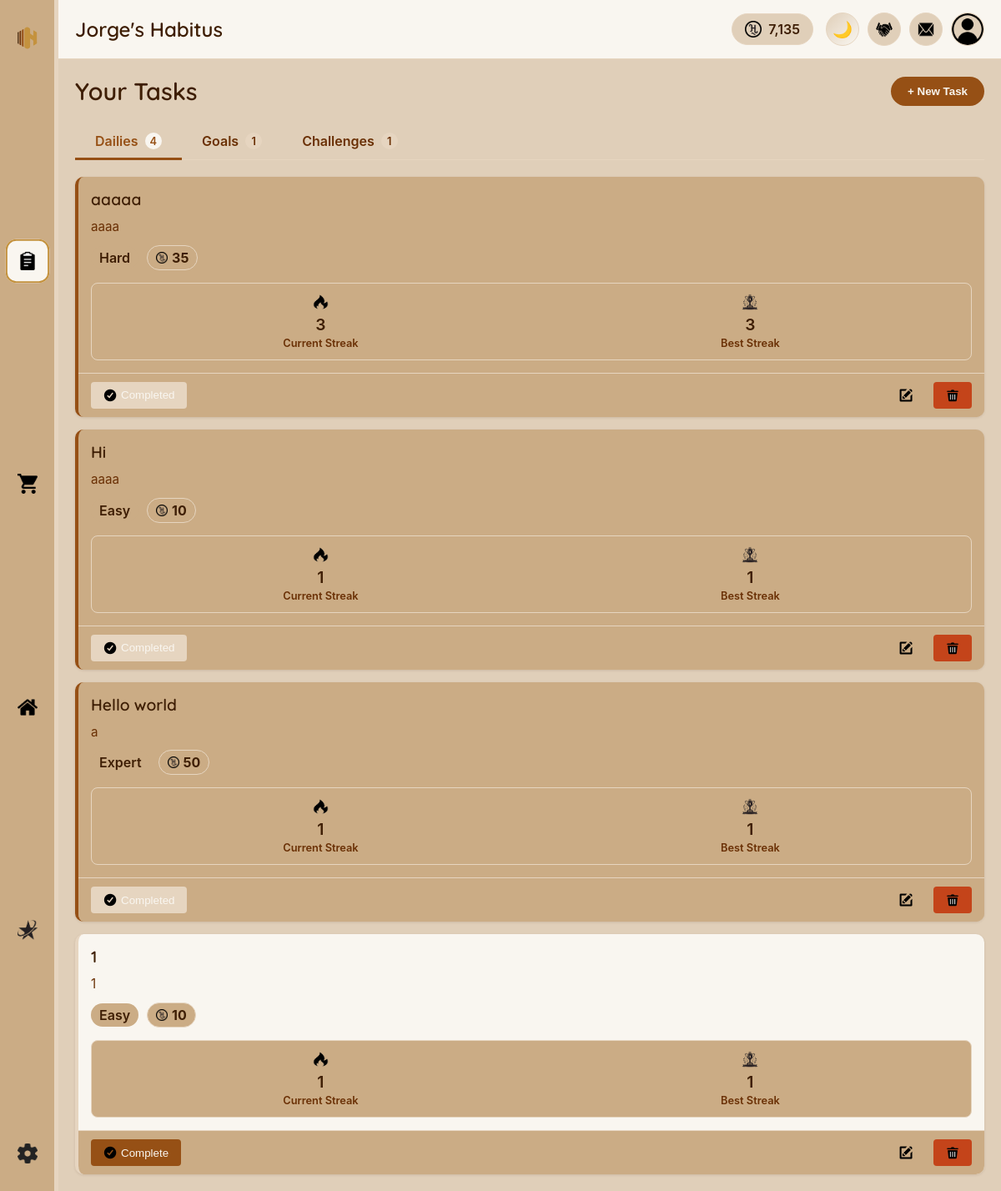
/pages/tasks.php (signed in), run on the app's committed database.
### tables this page shows
CREATE TABLE `users` (
  `id` int(11) NOT NULL,
  `username` varchar(50) NOT NULL,
  `email` varchar(100) NOT NULL,
  `password` varchar(255) NOT NULL,
  `hcoin` int(11) DEFAULT 0,
  `subscription_type` enum('free','adfree','premium') DEFAULT 'free',
  `subscription_expires` datetime DEFAULT NULL,
  `theme` varchar(20) DEFAULT 'light',
  `language` varchar(10) DEFAULT 'en',
  `created_at` timestamp NULL DEFAULT current_timestamp(),
  `last_login` timestamp NULL DEFAULT NULL,
  `stripe_customer_id` varchar(255) DEFAULT NULL,
  `stripe_subscription_id` varchar(255) DEFAULT NULL,
  `last_payment_intent` varchar(255) DEFAULT NULL,
  `payment_method_id` varchar(255) DEFAULT NULL,
  `payment_failures` int(11) DEFAULT 0,
  `last_payment_failure` datetime DEFAULT NULL,
  `subscription_created_at` timestamp NULL DEFAULT NULL COMMENT 'When subscription was first created',
  `subscription_updated_at` timestamp NULL DEFAULT NULL ON UPDATE current_timestamp() COMMENT 'Last subscription update',
  `profile_picture` varchar(255) DEFAULT 'images/icons/profile-icon.webp',
  `preferred_language` varchar(5) DEFAULT 'en',
  `timezone` varchar(50) DEFAULT 'UTC',
  `auto_translation` tinyint(1) DEFAULT 1,
  `translation_quality` varchar(20) DEFAULT 'standard',
  `high_quality_translation` tinyint(1) DEFAULT 0,
  `email_notifications` tinyint(1) DEFAULT 1,
  `task_reminders` tinyint(1) DEFAULT 1,
  `theme_preference` varchar(20) DEFAULT 'auto'
);

CREATE TABLE `dailies` (
  `id` int(11) NOT NULL,
  `task_id` int(11) NOT NULL,
  `current_streak` int(11) DEFAULT 0,
  `highest_streak` int(11) DEFAULT 0,
  `reset_time` time DEFAULT '00:00:00',
  `last_completed` date DEFAULT NULL
);

CREATE TABLE `tasks` (
  `id` int(11) NOT NULL,
  `user_id` int(11) NOT NULL,
  `type_id` int(11) NOT NULL,
  `title` varchar(100) NOT NULL,
  `description` text DEFAULT NULL,
  `difficulty` enum('easy','medium','hard','expert') DEFAULT 'medium',
  `duration` int(11) DEFAULT NULL,
  `hcoin_reward` int(11) NOT NULL,
  `is_custom` tinyint(1) DEFAULT 0,
  `created_at` timestamp NULL DEFAULT current_timestamp()
);

### php/include/functions.php (called while the page is built, shortened)
<?php
function getUserData($userId) {
    global $conn;
    $sql = "SELECT * FROM users WHERE id = ?";
    $stmt = $conn->prepare($sql);
    $stmt->execute([$userId]);
    if ($stmt->rowCount() > 0) {
        $userData = $stmt->fetch();
        return $userData;
    }
    return [];
}
function getUserDailies($userId) {
    global $conn;
    $sql = "SELECT t.id, t.title, t.description, t.hcoin_reward, t.difficulty, d.current_streak,
            d.highest_streak, d.reset_time, d.last_completed,
            IF(d.last_completed = CURDATE(), 1, 0) as completed
            FROM tasks t
            JOIN dailies d ON t.id = d.task_id
            WHERE t.user_id = ? AND t.type_id = (SELECT id FROM task_types WHERE name = 'Daily')
            ORDER BY d.reset_time, t.title";
    $stmt = $conn->prepare($sql);
    $stmt->execute([$userId]);
    $dailies = [];
    while ($row = $stmt->fetch()) {
        $dailies[] = $row;
    }
    return $dailies;
}
function getUserGoals($userId) {
    global $conn;
    $sql = "SELECT t.id, t.title, t.description, t.hcoin_reward, t.difficulty,
            g.deadline, g.use_subtasks,
            CASE
                WHEN g.use_subtasks = 1 AND EXISTS (
                    SELECT 1 FROM subtasks WHERE parent_task_id = t.id
                ) THEN (
                    -- For tasks with subtasks, check if ALL subtasks are completed
                    SELECT COUNT(*) = COUNT(CASE WHEN is_completed = 1 THEN 1 END)
                    FROM subtasks WHERE parent_task_id = t.id
                )
                WHEN g.progress = g.total_steps THEN 1
                ELSE 0
            END as completed
            FROM tasks t
            JOIN goals g ON t.id = g.task_id
            WHERE t.user_id = ? AND t.type_id = (SELECT id FROM task_types WHERE name = 'Goal')
            ORDER BY g.deadline, t.title";
    $stmt = $conn->prepare($sql);
    $stmt->execute([$userId]);
    $goals = [];
    while ($row = $stmt->fetch()) {
        $goals[] = $row;
    }
    return $goals;
}
function getUserChallenges($userId) {
    global $conn;
    $sql = "SELECT t.id, t.title, t.description, t.hcoin_reward, t.difficulty,
            c.start_date, c.end_date, c.is_completed as completed, c.use_subtasks
            FROM tasks t
            JOIN challenges c ON t.id = c.task_id
            WHERE t.user_id = ? AND t.type_id = (SELECT id FROM task_types WHERE name = 'Challenge')
            AND c.end_date >= CURDATE()
            ORDER BY c.end_date, t.title";
    $stmt = $conn->prepare($sql);
    $stmt->execute([$userId]);
    $challenges = [];
    while ($row = $stmt->fetch()) {
        $challenges[] = $row;
    }
    return $challenges;
}

### pages/tasks.php (the view, shortened to what this page needs)
<?php
require_once '../php/include/db_connect.php';
require_once '../php/include/functions.php';
$userData = getUserData($_SESSION['user_id']);
$userHCoins = $userData['hcoin'];
$userHabitusName = $userData['username'] . "'s Habitus";
$currentLanguage = $userData['language'] ?? 'en';
$currentTheme = $userData['theme'] ?? 'light';
$activeTab = isset($_GET['tab']) ? $_GET['tab'] : 'dailies';
$dailies = getUserDailies($_SESSION['user_id']);
$goals = getUserGoals($_SESSION['user_id']);
$challenges = getUserChallenges($_SESSION['user_id']);
?>
<!DOCTYPE html>
<html lang="<?php echo $currentLanguage; ?>" data-theme="<?php echo $currentTheme; ?>">
<head>
    <link rel="stylesheet" href="../css/themes/<?php echo $currentTheme; ?>.css" id="theme-stylesheet">
    <link rel="stylesheet" href="../css/main.css">
    <link rel="stylesheet" href="../css/components/sidebar.css">
    <link rel="stylesheet" href="../css/components/header.css">
    <link rel="stylesheet" href="../css/components/scrollbar.css">
    <link rel="stylesheet" href="../css/pages/tasks.css">
</head>
<body class="theme-<?php echo $currentTheme; ?>">
    <div class="main-container">
        <?php include '../php/include/sidebar.php'; ?>
        <div class="content-container">
            <?php include '../php/include/header.php'; ?>
            <div class="tasks-content">
                <div class="tasks-header">
                    <h1 translate="yes">Your Tasks</h1>
                    <button class="create-task-btn" id="create-task-button">
                        <span translate="yes">+ New Task</span>
                    </button>
                </div>
                <div class="tasks-tabs">
                    <div class="tab <?php echo $activeTab === 'dailies' ? 'active' : ''; ?>"
                         onclick="changeTab('dailies')">
                        <span translate="yes">Dailies</span>
                        <span class="task-count"><?php echo count($dailies); ?></span>
                    </div>
                    <div class="tab <?php echo $activeTab === 'goals' ? 'active' : ''; ?>"
                         onclick="changeTab('goals')">
                        <span translate="yes">Goals</span>
                        <span class="task-count"><?php echo count($goals); ?></span>
                    </div>
                    <div class="tab <?php echo $activeTab === 'challenges' ? 'active' : ''; ?>"
                         onclick="changeTab('challenges')">
                        <span translate="yes">Challenges</span>
                        <span class="task-count"><?php echo count($challenges); ?></span>
                    </div>
                </div>
                <div class="tab-content <?php echo $activeTab === 'dailies' ? 'active' : ''; ?>" id="dailies-tab">
                    <?php if (empty($dailies)): ?>
                        <div class="empty-tasks">
                            <p translate="yes">You don't have any daily tasks yet.</p>
                            <button class="add-task-btn" onclick="openTaskModal('daily')">
                                <span translate="yes">Add Your First Daily</span>
                            </button>
                        </div>
                    <?php else: ?>
                        <div class="tasks-list dailies-list">
                            <?php foreach ($dailies as $daily): ?>
                                <div class="task-item <?php echo $daily['completed'] ? 'completed' : ''; ?>">
                                    <div class="task-content">
                                        <div class="task-info">
                                            <h3><?php echo htmlspecialchars($daily['title']); ?></h3>
                                            <?php if (!empty($daily['description'])): ?>
                                                <p class="task-description"><?php echo htmlspecialchars($daily['description']); ?></p>
                                             <?php endif; ?>
                                             <div class="task-meta">
                                                <span class="difficulty <?php echo $daily['difficulty']; ?>" translate="yes">
                                                    <?php echo ucfirst($daily['difficulty']); ?>
                                                </span>
                                                 <span class="reward">
                                                     <img src="../images/icons/hcoin-icon.webp" alt="HCoin">
                                                    <?php echo $daily['hcoin_reward']; ?>
                                                </span>
                                            </div>
                                        </div>
                                        <div class="task-stats">
                                            <div class="streak">
                                                <img src="../images/icons/streak-icon.webp" alt="Streak">
                                                <span><?php echo $daily['current_streak']; ?></span>
                                                <span class="label" translate="yes">Current Streak</span>
                                            </div>
                                            <div class="best-streak">
                                                <img src="../images/icons/best_streak-icon.webp" alt="Best">
                                                <span><?php echo $daily['highest_streak']; ?></span>
                                                <span class="label" translate="yes">Best Streak</span>
                                            </div>
                                        </div>
                                    </div>
                                    <div class="task-actions">
                                        <?php if ($daily['completed']): ?>
                                            <button class="complete-btn done" disabled>
                                                <img src="../images/icons/check.webp" alt="Done">
                                                <span translate="yes">Completed</span>
                                            </button>
                                        <?php else: ?>
                                            <button class="complete-btn" onclick="completeTask(<?php echo $daily['id']; ?>, 'daily')">
                                                <img src="../images/icons/check.webp" alt="Complete">
                                                <span translate="yes">Complete</span>
                                            </button>
                                        <?php endif; ?>
                                        <button class="edit-btn" onclick="openTaskModal('daily', <?php echo $daily['id']; ?>)">
                                            <img src="../images/icons/edit-icon.webp" alt="Edit">
                                        </button>
                                        <button class="delete-btn" onclick="showDeleteConfirmation(<?php echo $daily['id']; ?>, 'daily')">
                                            <img src="../images/icons/trash.webp" alt="Delete">
                                        </button>
                                    </div>
                                </div>
                            <?php endforeach; ?>
                        </div>
                    <?php endif; ?>
                </div>
            </div>
        </div>
    </div>
</body>
</html>

### php/include/header.php (shortened to what this page needs)
<header class="main-header">
    <div class="user-info">
        <h1 class="habitus-name"><?php echo htmlspecialchars($userHabitusName); ?></h1>
    </div>
    <div class="user-actions">
        <div class="hcoin-balance">
            <img src="../images/icons/hcoin-icon.webp" alt="HCoin">
            <span><?php echo number_format($userHCoins); ?></span>
        </div>
        <button class="theme-toggle-button enhanced" onclick="toggleTheme()" title="Toggle Theme">
            <div class="theme-toggle-inner">
                <span class="moon-icon">🌙</span>
            </div>
        </button>
        <a href="survey.php" class="survey-button" title="Improve with feedback">
            <img src="../images/icons/support-icon.webp" alt="Survey">
        </a>
        <div class="messages-button" id="messages-toggle" title="Notifications">
            <img src="../images/icons/messages-icon.webp" alt="Messages">
        </div>
        <a href="settings.php" class="profile-button" title="Profile settings">
            <?php
            $profilePic = $userData['profile_picture'] ?? 'uploads/profile-icon.webp';
            if (strpos($profilePic, 'http') === 0) {
                $profileUrl = $profilePic;
            } else if (strpos($profilePic, '/') === 0) {
                $profileUrl = $profilePic;
            } else if (strpos($profilePic, 'uploads/') === 0) {
                $profileUrl = '/' . $profilePic;
            } else {
                $profileUrl = '../' . $profilePic;
            }
            ?>
            <img src="<?php echo htmlspecialchars($profileUrl); ?>"
                 alt="Profile Picture"
                 onerror="this.src='../uploads/profile-icon.webp'">
        </a>
    </div>
</header>

### data on the page
users: userHabitusName "Jorge's Habitus", userHCoins "7,135"
dailies: task.title "aaaaa", task.description "aaaa", task.difficulty "Hard", task.hcoin_reward "35", current_streak "3", highest_streak "3"
dailies: task.title "Hi", task.description "aaaa", task.difficulty "Easy", task.hcoin_reward "10", current_streak "1", highest_streak "1"
dailies: task.title "Hello world", task.description "a", task.difficulty "Expert", task.hcoin_reward "50", current_streak "1", highest_streak "1"
dailies: task.title "1", task.description "1", task.difficulty "Easy", task.hcoin_reward "10", current_streak "1", highest_streak "1"

### other printed values
count($dailies) "4"
count($goals) "1"
count($challenges) "1"
